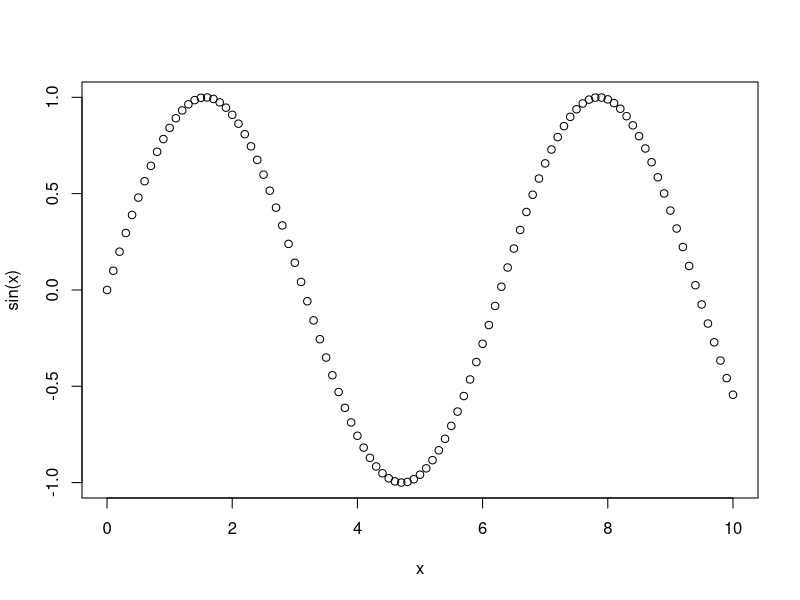
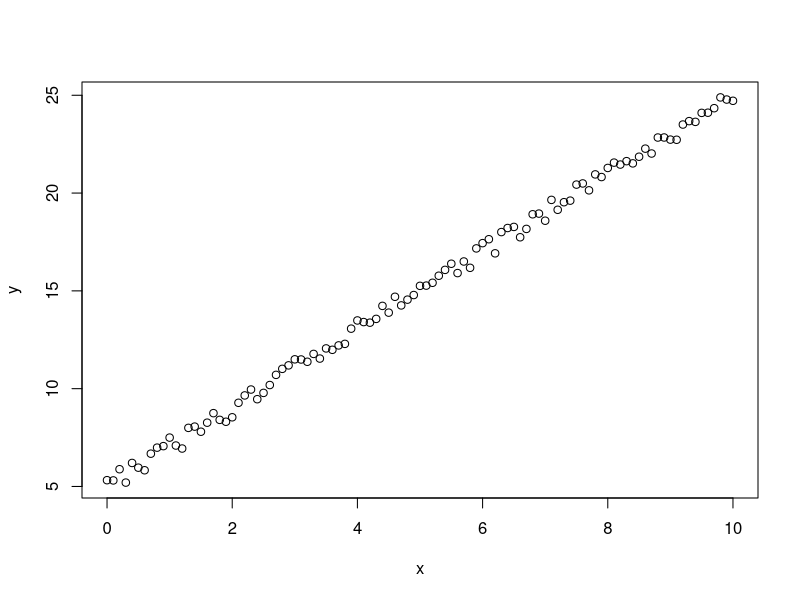
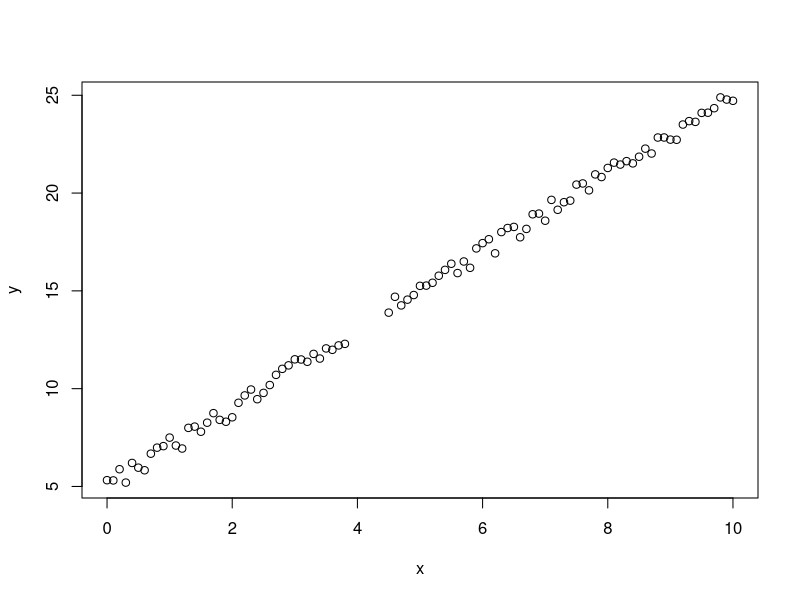
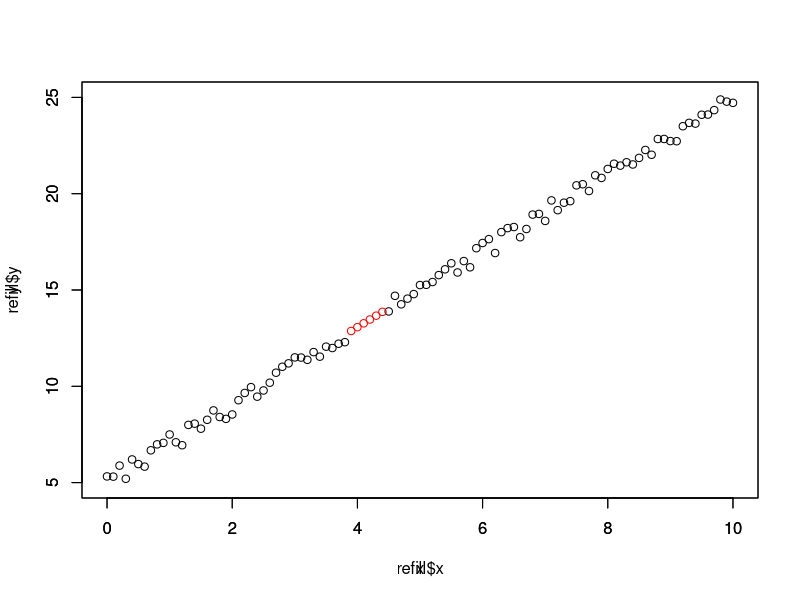

The R source for these figures, in order:
# This is a comment.
# In the command-line interpreter, use R like a calculator:
1 + 2
3 / 5
# List objects in your current environment:
ls()
# We can *assign* a value to an object, if we give it a name:
a <- 3 / 5
ls()

# Types
typeof(a)
typeof("word")
typeof(as.integer(a))
# Notice that we have nested one function inside of another.
typeof(is.integer(a))
is.integer(a)
# Show help using F1 (https://www.rstudio.com/ide/docs/using/keyboard_shortcuts)

# Data structures
## Atomic Vectors
x <- c(1, 2, 3, 4)
x
length(x)
instructors <- c("Clark", "Dan", "Marianne")
typeof(instructors)
# Access element
instructors[1]
# Append element
c(x, 6)
# Sequence of numbers
1:5
seq(5)
x <- seq(from=0, to=10, by=0.1)
x
## Lists (generic vectors)
l <- list(1, "hello", TRUE)
l
# Access element: Elements are indexed by double brackets.
l[[3]]
# Single brackets will return a(nother) list.
l[3]
length(l)
# Append element
l[[length(l) + 1]] <- FALSE
l
# Give sublist a name
xlist <- list(dim1="Name", dim2=1:5, data=head(iris))
xlist
xlist$data
xlist[[3]]

# Plotting
plot(x, sin(x))

# Stats Functions
mean(sin(x))
sd(sin(x))

# Model Fitting
x
y <- 2 * x + 4.5 + runif(x)
plot(x, y)
y0 <- y
y[40:45] <- NA
plot(x, y)
original_set <- list(x=x, y=y0)
original_set$y
trivial_fit <- smooth.spline(original_set)
refill <- predict(trivial_fit, x[40:45])
refill
y0[40:45]

plot(x, y, xlim=c(0, 10), ylim=c(5, 25))
par(new=TRUE)
plot(refill, col='red', xlim=c(0, 10), ylim=c(5, 25))
